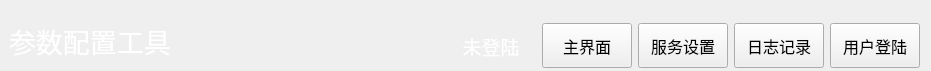
<?xml version="1.0" encoding="UTF-8"?>
<ui version="4.0">
 <class>NavBarWid</class>
 <widget class="QWidget" name="NavBarWid">
  <property name="geometry">
   <rect>
    <x>0</x>
    <y>0</y>
    <width>931</width>
    <height>71</height>
   </rect>
  </property>
  <property name="windowTitle">
   <string>Form</string>
  </property>
  <layout class="QGridLayout" name="gridLayout">
   <property name="leftMargin">
    <number>9</number>
   </property>
   <property name="topMargin">
    <number>21</number>
   </property>
   <property name="bottomMargin">
    <number>0</number>
   </property>
   <item row="0" column="0">
    <widget class="QLabel" name="label">
     <property name="minimumSize">
      <size>
       <width>0</width>
       <height>50</height>
      </size>
     </property>
     <property name="font">
      <font>
       <family>微软雅黑</family>
       <pointsize>20</pointsize>
      </font>
     </property>
     <property name="styleSheet">
      <string notr="true">color: rgb(255, 255, 255);</string>
     </property>
     <property name="text">
      <string>参数配置工具</string>
     </property>
     <property name="alignment">
      <set>Qt::AlignLeading|Qt::AlignLeft|Qt::AlignTop</set>
     </property>
    </widget>
   </item>
   <item row="0" column="2">
    <widget class="QLabel" name="userLab">
     <property name="minimumSize">
      <size>
       <width>90</width>
       <height>0</height>
      </size>
     </property>
     <property name="font">
      <font>
       <family>微软雅黑</family>
       <pointsize>14</pointsize>
      </font>
     </property>
     <property name="contextMenuPolicy">
      <enum>Qt::PreventContextMenu</enum>
     </property>
     <property name="styleSheet">
      <string notr="true">color: rgb(255, 255, 255);</string>
     </property>
     <property name="text">
      <string>未登陆</string>
     </property>
     <property name="alignment">
      <set>Qt::AlignCenter</set>
     </property>
    </widget>
   </item>
   <item row="0" column="1">
    <spacer name="horizontalSpacer">
     <property name="orientation">
      <enum>Qt::Horizontal</enum>
     </property>
     <property name="sizeHint" stdset="0">
      <size>
       <width>52</width>
       <height>20</height>
      </size>
     </property>
    </spacer>
   </item>
   <item row="0" column="6">
    <widget class="QPushButton" name="loginBtn">
     <property name="minimumSize">
      <size>
       <width>90</width>
       <height>0</height>
      </size>
     </property>
     <property name="maximumSize">
      <size>
       <width>230</width>
       <height>45</height>
      </size>
     </property>
     <property name="font">
      <font>
       <family>微软雅黑</family>
       <pointsize>12</pointsize>
      </font>
     </property>
     <property name="text">
      <string>用户登陆</string>
     </property>
    </widget>
   </item>
   <item row="0" column="3">
    <widget class="QPushButton" name="homeBtn">
     <property name="minimumSize">
      <size>
       <width>90</width>
       <height>0</height>
      </size>
     </property>
     <property name="maximumSize">
      <size>
       <width>230</width>
       <height>45</height>
      </size>
     </property>
     <property name="font">
      <font>
       <family>微软雅黑</family>
       <pointsize>12</pointsize>
      </font>
     </property>
     <property name="text">
      <string>主界面</string>
     </property>
    </widget>
   </item>
   <item row="0" column="4">
    <widget class="QPushButton" name="setBtn">
     <property name="minimumSize">
      <size>
       <width>90</width>
       <height>0</height>
      </size>
     </property>
     <property name="maximumSize">
      <size>
       <width>230</width>
       <height>45</height>
      </size>
     </property>
     <property name="font">
      <font>
       <family>微软雅黑</family>
       <pointsize>12</pointsize>
      </font>
     </property>
     <property name="text">
      <string>服务设置</string>
     </property>
    </widget>
   </item>
   <item row="0" column="5">
    <widget class="QPushButton" name="logBtn">
     <property name="minimumSize">
      <size>
       <width>90</width>
       <height>0</height>
      </size>
     </property>
     <property name="maximumSize">
      <size>
       <width>230</width>
       <height>45</height>
      </size>
     </property>
     <property name="font">
      <font>
       <family>微软雅黑</family>
       <pointsize>12</pointsize>
      </font>
     </property>
     <property name="text">
      <string>日志记录</string>
     </property>
    </widget>
   </item>
  </layout>
 </widget>
 <resources/>
 <connections/>
</ui>
